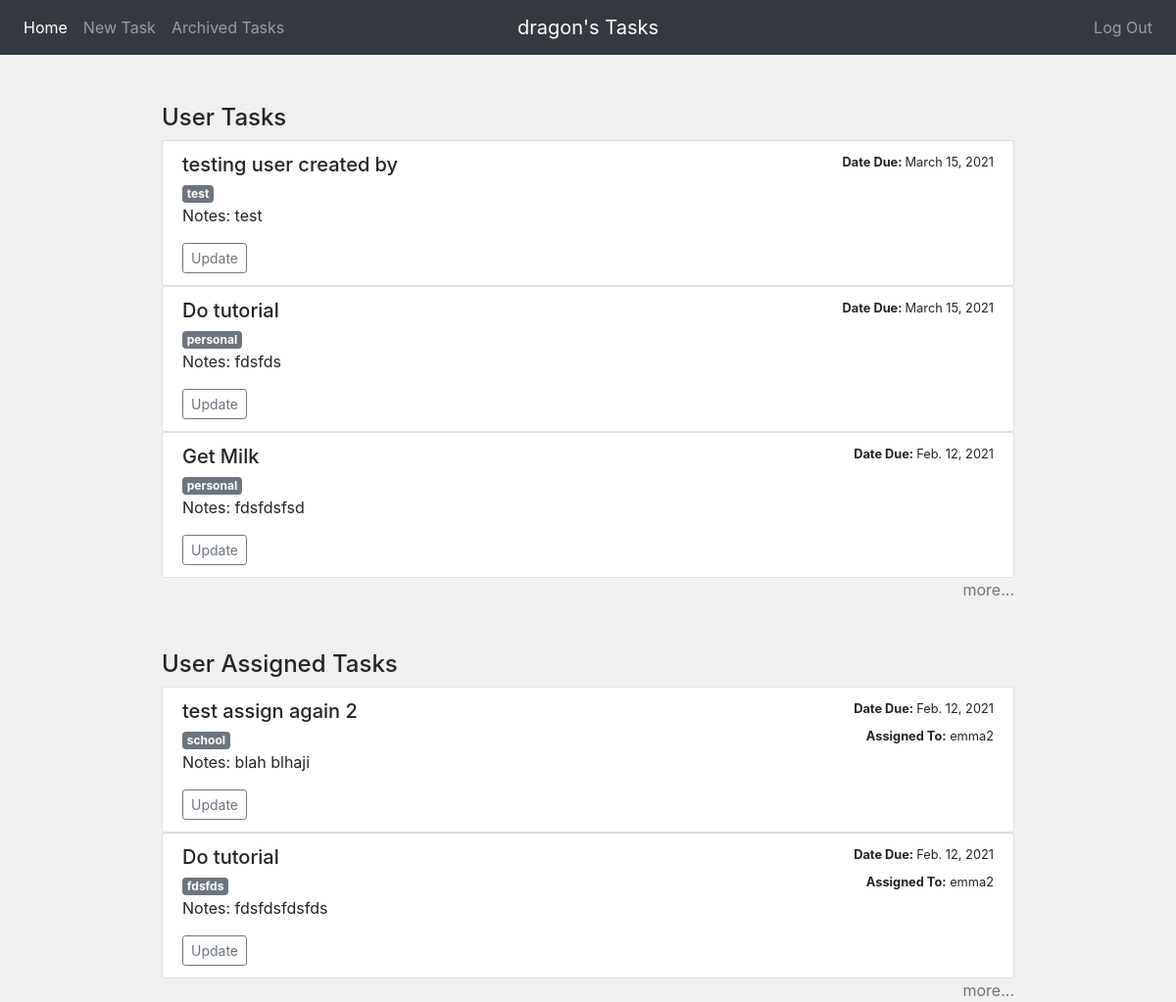
Page /dashboard/ (signed in) on the earlier database version.
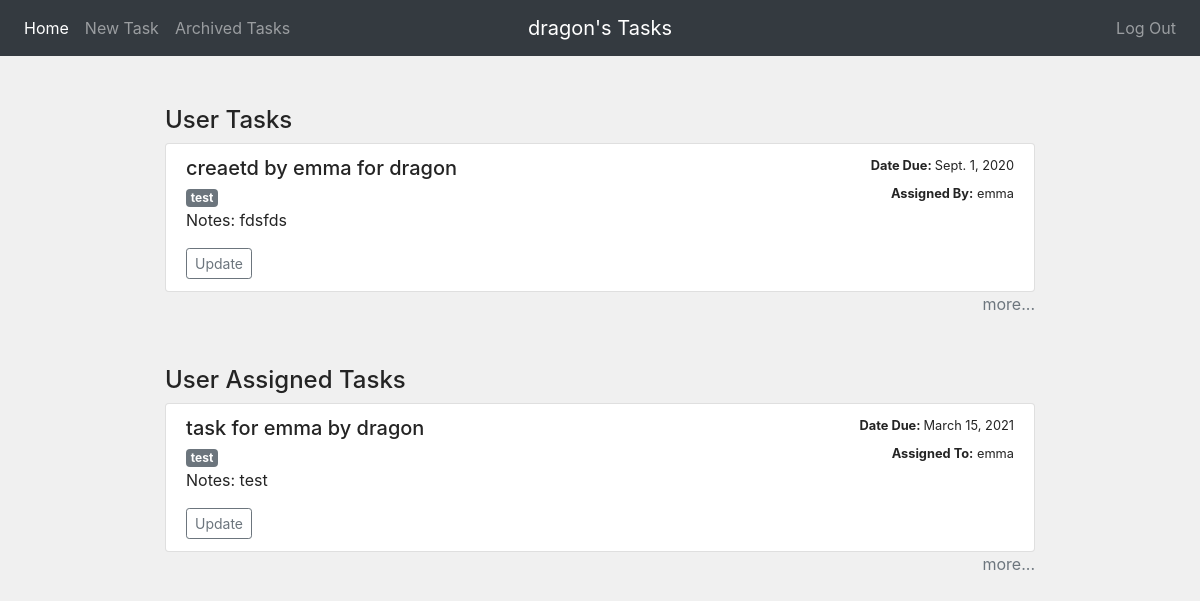
Same page on the later database version.
### tasks/models.py (models this page shows, shortened)
class Task(models.Model):
    task_user = models.ForeignKey(User, on_delete=models.CASCADE, default=1)
    task_assigned_to = models.CharField(max_length=30,default="",blank=True)
    task_assigned_by = models.CharField(max_length=30,default="", editable=False)
    title =  models.CharField(max_length=30)
    label =  models.CharField(max_length=8)
    notes = models.TextField(editable=True, max_length=200)
    due_date = models.DateField('Date Due', editable=True)
    pub_date = models.DateTimeField('Date Created',default=now, editable=False)
    archive = models.BooleanField(default=False)
    def __str__(self):
        return self.title

### tasks/views.py (the view)
# urls.py: path('dashboard/', views.TaskDashboard.as_view(), name='dashboard'),
class TaskDashboard(ListView):
    template_name = 'task/dashboard.html'
    model = Task
    def get_context_data(self, **kwargs):
        context = super().get_context_data(**kwargs)
        data = self.model.objects.all().filter(archive=False)
        user_created_tasks = data.filter(task_user=self.request.user).filter(~Q(task_assigned_by=self.request.user.username))
        user_assigned_tasks = data.filter(task_assigned_to=self.request.user.username)
        tasks = user_created_tasks | user_assigned_tasks
        context['user_tasks'] = tasks.distinct().order_by('-due_date')[0:3]
        user_created_tasks = data.filter(task_user=self.request.user).filter(task_assigned_by=self.request.user.username)
        context['user_created_tasks'] = user_created_tasks.distinct().order_by('-due_date')[0:3]
        return context

### tasks/templates/task/dashboard.html
{% extends "base.html" %}
{% block content %}
<div class="container" style="width:75%; margin-bottom: 50px">
    <h4>User Tasks</h4>
  <ul class="list-group">
    {% for task in user_tasks %}
        {% include 'task/tasklist-for-user.html' %}
    {% endfor %}
    <a href="{% url 'all-tasks-for-user' %} " class="text-secondary" style="text-align: right">more...</a>
</ul>
</div>
<div class="container" style="width:75%">
    <h4>User Assigned Tasks</h4>
  <ul class="list-group">
    {% for task in user_created_tasks %}
    {% include 'task/tasklist-assigned-by-user.html' %}
    {% endfor %}
    <a href="{% url 'all-tasks-assigned-by-user' %}" class="text-secondary" style="text-align: right">more...</a>
</ul>
</div>
{% endblock %}

### tasks/templates/task/tasklist-for-user.html
<ul class="list-group">
    <li class="list-group-item">
      <div class="d-flex w-100 justify-content-between">
        <h5 class="mb-1">{{ task }}</h5>
        <small><span style="font-weight: bold;">Date Due: </span> {{ task.due_date }}</small>
      </div>
      <span class="badge badge-secondary">{{ task.label }}</span>
      {% if task.task_assigned_by %}
      <small style="float:right"><span style="font-weight: bold;">Assigned By:</span> {{ task.task_assigned_by}}</small>
      {% endif %}
      <p>Notes: {{task.notes}}</p>
      <a href="{% url 'update-task' pk=task.id %}"><button type="button" class="btn btn-outline-secondary btn-sm">Update</button>
      </a>
    </li>
  </ul>

### tasks/templates/task/tasklist-assigned-by-user.html
<ul class="list-group">
      <li class="list-group-item">
        <div class="d-flex w-100 justify-content-between">
          <h5 class="mb-1">{{ task }}</h5>
          <small><span style="font-weight: bold;">Date Due: </span> {{ task.due_date }}</small>
        </div>
        <span class="badge badge-secondary">{{ task.label }}</span>
        {% if task.task_assigned_by %}
        <small style="float:right"><span style="font-weight: bold;">Assigned To:</span> {{ task.task_assigned_to}}</small>
        {% endif %}
        <p>Notes: {{task.notes}}</p>
        <a href="{% url 'update-task' pk=task.id %}"><button type="button" class="btn btn-outline-secondary btn-sm">Update</button>
        </a>
      </li>
    </ul>

Differences in the rows shown:
removed Task: title "testing user created by", due_date "March 15, 2021", label "test", notes "test", shown under "User Tasks"
removed Task: title "Do tutorial", due_date "March 15, 2021", label "personal", notes "fdsfds", shown under "User Tasks"
no longer on this page (row edited): Task: title "Get Milk", due_date "Feb. 12, 2021", label "personal", notes "fdsfdsfsd", shown under "User Tasks"
removed Task: title "test assign again 2", due_date "Feb. 12, 2021", label "school", task_assigned_to "emma2", notes "blah blhaji", shown under "User Assigned Tasks"
removed Task: title "Do tutorial", due_date "Feb. 12, 2021", label "fdsfds", task_assigned_to "emma2", notes "fdsfdsfdsfds", shown under "User Assigned Tasks"
now on this page (row edited): Task: title "creaetd by emma for dragon", due_date "Sept. 1, 2020", label "test", task_assigned_by "emma", notes "fdsfds", shown under "User Tasks"
now on this page (row edited): Task: title "task for emma by dragon", due_date "March 15, 2021", label "test", task_assigned_to "emma", notes "test", shown under "User Assigned Tasks"
